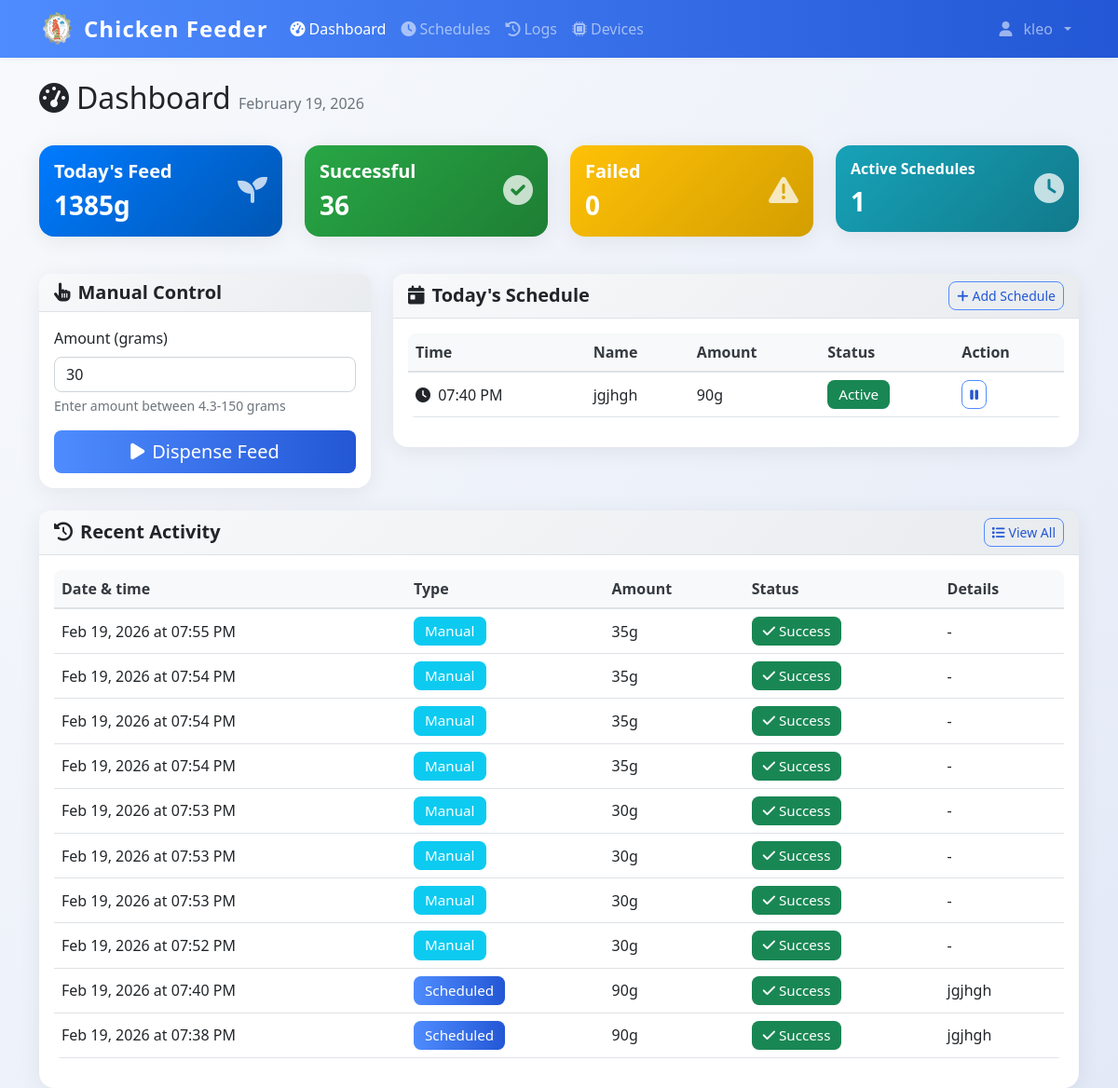
Page /dashboard (signed in) on the committed database.
### models.py (models this page shows)
class User(UserMixin, db.Model):
    id = db.Column(db.Integer, primary_key=True)
    username = db.Column(db.String(80), unique=True, nullable=False)
    email = db.Column(db.String(120), unique=True, nullable=False)
    password_hash = db.Column(db.String(120), nullable=False)
    iot_device_url = db.Column(db.String(255), nullable=True)  # e.g., 'http://192.168.1.100:5000' or 'pi_klei'
    is_admin = db.Column(db.Boolean, default=True)
    created_at = db.Column(db.DateTime, default=datetime.now)

class FeedSchedule(db.Model):
    id = db.Column(db.Integer, primary_key=True)
    name = db.Column(db.String(100), nullable=False)
    feed_time = db.Column(db.Time, nullable=False)
    amount_grams = db.Column(db.Integer, nullable=False)
    is_active = db.Column(db.Boolean, default=True)
    created_by = db.Column(db.Integer, db.ForeignKey('user.id'), nullable=False)
    created_at = db.Column(db.DateTime, default=datetime.now)
    user = db.relationship('User', backref=db.backref('schedules', lazy=True))

class DispenseLog(db.Model):
    id = db.Column(db.Integer, primary_key=True)
    timestamp = db.Column(db.DateTime, default=datetime.now, nullable=False)
    amount_grams = db.Column(db.Integer, nullable=False)
    trigger_type = db.Column(db.String(20), nullable=False)
    schedule_id = db.Column(db.Integer, db.ForeignKey('feed_schedule.id'), nullable=True)
    status = db.Column(db.String(20), default='success')
    error_message = db.Column(db.Text, nullable=True)
    image_path = db.Column(db.String(255), nullable=True)  # Path to captured feed image
    pellet_count = db.Column(db.Integer, nullable=True)  # Number of pellets detected in image
    grams_detected = db.Column(db.Float, nullable=True)  # Estimated grams of pellets in feeder
    grams_dispensed = db.Column(db.Integer, nullable=True)  # Actual amount dispensed by servo
    triggered_by = db.Column(db.Integer, db.ForeignKey('user.id'), nullable=True)
    schedule = db.relationship('FeedSchedule', backref=db.backref('dispense_logs', lazy=True))
    user = db.relationship('User', backref=db.backref('dispense_logs', lazy=True))

### app.py (the view)
@app.route('/dashboard', methods=['GET', 'POST'])
@login_required
def dashboard():
    from utils.model_utils import get_feed_ratio
    today_schedules = FeedSchedule.query.filter_by(created_by=current_user.id, is_active=True).order_by(FeedSchedule.feed_time).all()
    today_start = datetime.now().replace(hour=0, minute=0, second=0, microsecond=0)
    today_logs = DispenseLog.query.filter(
        DispenseLog.timestamp >= today_start,
        DispenseLog.triggered_by == current_user.id
    ).order_by(DispenseLog.timestamp.desc()).all()
    total_today = sum(log.amount_grams for log in today_logs if log.status == 'success')
    feed_config = get_feed_ratio()
    gps = feed_config.get('grams_per_second', 2.0)
    min_grams = max(1, round(0.1 * gps, 1))
    return render_template('dashboard.html',
                         schedules=today_schedules,
                         logs=today_logs,
                         total_today=total_today,
                         min_grams=min_grams)

### templates/dashboard.html (shortened to what this page needs)
{% extends "base.html" %}
{% block content %}
<div class="container mt-4">
    <div class="row mb-4">
    <div class="col">
        <h1 class="h2">
            <i class="fas fa-tachometer-alt me-2"></i>Dashboard
            <span class="text-muted fs-6">{{ datetime.now().strftime('%B %d, %Y') }}</span>
        </h1>
    </div>
</div>
<div class="row mb-4">
    <div class="col-md-3 mb-3">
        <div class="card bg-primary text-white">
            <div class="card-body">
                <div class="d-flex justify-content-between">
                    <div>
                        <h5 class="card-title">Today's Feed</h5>
                        <h3 class="mb-0" id="total-today">{{ total_today }}g</h3>
                    </div>
                    <div class="align-self-center">
                        <i class="fas fa-seedling fa-2x opacity-75"></i>
                    </div>
                </div>
            </div>
        </div>
    </div>
    <div class="col-md-3 mb-3">
        <div class="card bg-success text-white">
            <div class="card-body">
                <div class="d-flex justify-content-between">
                    <div>
                        <h5 class="card-title">Successful</h5>
                        <h3 class="mb-0" id="successful-today">{{ logs|selectattr('status', 'equalto', 'success')|list|length }}</h3>
                    </div>
                    <div class="align-self-center">
                        <i class="fas fa-check-circle fa-2x opacity-75"></i>
                    </div>
                </div>
            </div>
        </div>
    </div>
    <div class="col-md-3 mb-3">
        <div class="card bg-warning text-white">
            <div class="card-body">
                <div class="d-flex justify-content-between">
                    <div>
                        <h5 class="card-title">Failed</h5>
                        <h3 class="mb-0" id="failed-today">{{ logs|selectattr('status', 'equalto', 'failure')|list|length }}</h3>
                    </div>
                    <div class="align-self-center">
                        <i class="fas fa-exclamation-triangle fa-2x opacity-75"></i>
                    </div>
                </div>
            </div>
        </div>
    </div>
    <div class="col-md-3 mb-3">
        <div class="card bg-info text-white">
            <div class="card-body">
                <div class="d-flex justify-content-between">
                    <div>
                        <h5 class="card-title fs-6">Active Schedules</h5>
                        <h3 class="mb-0">{{ schedules|selectattr('is_active')|list|length }}</h3>
                    </div>
                    <div class="align-self-center">
                        <i class="fas fa-clock fa-2x opacity-75"></i>
                    </div>
                </div>
            </div>
        </div>
    </div>
</div>
<div class="row">
    <div class="col-lg-4 mb-4">
        <div class="card">
            <div class="card-header">
                <h5 class="card-title mb-0">
                    <i class="fas fa-hand-pointer me-2"></i>Manual Control
                </h5>
            </div>
            <div class="card-body">
                <form id="manual-dispense-form">
                    <div class="mb-3">
                        <label for="amount" class="form-label">Amount (grams)</label>
                        <input type="number" class="form-control" id="amount" min="{{ min_grams }}" max="150" value="30" step="0.1" required>
                        <div class="form-text">Enter amount between {{ min_grams }}-150 grams</div>
                    </div>
                    <div class="d-grid">
                        <button type="submit" class="btn btn-primary btn-lg" id="dispense-btn">
                            <i class="fas fa-play me-2"></i>Dispense Feed
                        </button>
                    </div>
                </form>
            </div>
        </div>
    </div>
    <div class="col-lg-8 mb-4">
        <div class="card">
            <div class="card-header d-flex justify-content-between align-items-center">
                <h5 class="card-title mb-0">
                    <i class="fas fa-calendar-day me-2"></i>Today's Schedule
                </h5>
                <a href="{{ url_for('schedules') }}" class="btn btn-outline-primary btn-sm">
                    <i class="fas fa-plus me-1"></i>Add Schedule
                </a>
            </div>
            <div class="card-body">
                {% if schedules %}
                <div class="table-responsive">
                    <table class="table table-hover">
                        <thead>
                            <tr>
                                <th>Time</th>
                                <th>Name</th>
                                <th>Amount</th>
                                <th>Status</th>
                                <th>Action</th>
                            </tr>
                        </thead>
                        <tbody>
                            {% for schedule in schedules %}
                            <tr>
                                <td>
                                    <i class="fas fa-clock me-1"></i>
                                    {{ schedule.feed_time.strftime('%I:%M %p') }}
                                </td>
                                <td>{{ schedule.name }}</td>
                                <td>{{ schedule.amount_grams }}g</td>
                                <td>
                                    {% if schedule.is_active %}
                                        <span class="badge bg-success">Active</span>
                                    {% else %}
                                        <span class="badge bg-secondary">Inactive</span>
                                    {% endif %}
                                </td>
                                <td>
                                    <button class="btn btn-sm btn-outline-primary"
                                            onclick="toggleSchedule({{ schedule.id }})">
                                        {% if schedule.is_active %}
                                            <i class="fas fa-pause"></i>
                                        {% else %}
                                            <i class="fas fa-play"></i>
                                        {% endif %}
                                    </button>
                                </td>
                            </tr>
                            {% endfor %}
                        </tbody>
                    </table>
                </div>
                {% endif %}
            </div>
        </div>
    </div>
</div>
<div class="row">
    <div class="col-12">
        <div class="card">
            <div class="card-header d-flex justify-content-between align-items-center">
                <h5 class="card-title mb-0">
                    <i class="fas fa-history me-2"></i>Recent Activity
                </h5>
                <a href="{{ url_for('logs') }}" class="btn btn-outline-primary btn-sm">
                    <i class="fas fa-list me-1"></i>View All
                </a>
            </div>
            <div class="card-body">
                {% if logs %}
                <div class="table-responsive">
                    <table class="table table-hover">
                        <thead>
                            <tr>
                                <th>Date &amp; time</th>
                                <th>Type</th>
                                <th>Amount</th>
                                <th>Status</th>
                                <th>Details</th>
                            </tr>
                        </thead>
                        <tbody>
                            {% for log in logs[:10] %}
                            <tr>
                                <td>
                                    {{ log.timestamp.strftime('%b %d, %Y at %I:%M %p') }}
                                </td>
                                <td>
                                    {% if log.trigger_type == 'manual' %}
                                        <span class="badge bg-info">Manual</span>
                                    {% else %}
                                        <span class="badge bg-primary">Scheduled</span>
                                    {% endif %}
                                </td>
                                <td>{{ log.amount_grams }}g</td>
                                <td>
                                    {% if log.status == 'success' %}
                                        <span class="badge bg-success">
                                            <i class="fas fa-check me-1"></i>Success
                                        </span>
                                    {% else %}
                                        <span class="badge bg-danger">
                                            <i class="fas fa-times me-1"></i>Failed
                                        </span>
                                    {% endif %}
                                </td>
                                <td style="max-width: 300px;">
                                    {% if log.schedule %}
                                        {{ log.schedule.name }}
                                    {% elif log.error_message %}
                                        <small class="text-danger" title="{{ log.error_message }}" style="cursor: help;">
                                            {{ log.error_message[:100] }}{% if log.error_message|length > 100 %}...{% endif %}
                                        </small>
                                    {% else %}
                                        -
                                    {% endif %}
                                </td>
                            </tr>
                            {% endfor %}
                        </tbody>
                    </table>
                </div>
                {% else %}
                <div class="text-center text-muted py-4">
                    <i class="fas fa-history fa-3x mb-3"></i>
                    <p>No activity today</p>
                </div>
                {% endif %}
            </div>
        </div>
    </div>
</div>
</div>
{% endblock %}

### templates/base.html (shortened to what this page needs)
<!DOCTYPE html>
<html lang="en">
<head>
    <link href="https://cdn.jsdelivr.net/npm/bootstrap@5.1.3/dist/css/bootstrap.min.css" rel="stylesheet">
    <link href="https://cdnjs.cloudflare.com/ajax/libs/font-awesome/6.0.0/css/all.min.css" rel="stylesheet">
    <link href="{{ url_for('static', filename='css/style.css') }}" rel="stylesheet">
</head>
<body>
    {% if current_user.is_authenticated %}
    <nav class="navbar navbar-expand-lg navbar-dark bg-primary">
        <div class="container">
            <div class="d-flex align-items-center gap-2">
                <img src="{{ url_for('static', filename='img/chicken-logo.png') }}" alt="Logo" style="width:40px;height:40px;" >
                <a class="navbar-brand" href="{{ url_for('dashboard') }}">
                   Chicken Feeder
                </a>
            </div>
            <div class="collapse navbar-collapse" id="navbarNav">
                <ul class="navbar-nav me-auto">
                    <li class="nav-item">
                        <a class="nav-link {% if request.endpoint == 'dashboard' %}active{% endif %}"
                           href="{{ url_for('dashboard') }}">
                            <i class="fas fa-tachometer-alt me-1"></i>Dashboard
                        </a>
                    </li>
                    <li class="nav-item">
                        <a class="nav-link {% if request.endpoint in ['schedules', 'add_schedule'] %}active{% endif %}"
                           href="{{ url_for('schedules') }}">
                            <i class="fas fa-clock me-1"></i>Schedules
                        </a>
                    </li>
                    <li class="nav-item">
                        <a class="nav-link {% if request.endpoint == 'logs' %}active{% endif %}"
                           href="{{ url_for('logs') }}">
                            <i class="fas fa-history me-1"></i>Logs
                        </a>
                    </li>
                    <li class="nav-item">
                        <a class="nav-link {% if request.endpoint in ['devices', 'add_device'] %}active{% endif %}"
                           href="{{ url_for('devices') }}">
                            <i class="fas fa-microchip me-1"></i>Devices
                        </a>
                    </li>
                </ul>
                <ul class="navbar-nav">
                    <li class="nav-item dropdown">
                        <a class="nav-link dropdown-toggle d-flex align-items-center gap-2" href="#" id="navbarDropdown" role="button"
                           data-bs-toggle="dropdown" aria-expanded="false">
                            <i class="fas fa-user me-1 "></i>{{ current_user.username }}
                        </a>
                    </li>
                </ul>
            </div>
        </div>
    </nav>
    {% endif %}
    <main class="container-fluid align-items-center">
        {% block content %}{% endblock %}
    </main>
</body>
</html>

### rows in the picture
User: username "kleo"
FeedSchedule: feed_time "07:40 PM", name "jgjhgh", amount_grams "90", is_active "Active"
DispenseLog: timestamp "Feb 19, 2026 at 07:55 PM", trigger_type "Manual", amount_grams "35", status "success" (drawn)
DispenseLog: timestamp "Feb 19, 2026 at 07:54 PM", trigger_type "Manual", amount_grams "35", status "success" (drawn)
DispenseLog: timestamp "Feb 19, 2026 at 07:54 PM", trigger_type "Manual", amount_grams "35", status "success" (drawn)
DispenseLog: timestamp "Feb 19, 2026 at 07:54 PM", trigger_type "Manual", amount_grams "35", status "success" (drawn)
DispenseLog: timestamp "Feb 19, 2026 at 07:53 PM", trigger_type "Manual", amount_grams "30", status "success" (drawn)
DispenseLog: timestamp "Feb 19, 2026 at 07:53 PM", trigger_type "Manual", amount_grams "30", status "success" (drawn)
DispenseLog: timestamp "Feb 19, 2026 at 07:53 PM", trigger_type "Manual", amount_grams "30", status "success" (drawn)
DispenseLog: timestamp "Feb 19, 2026 at 07:52 PM", trigger_type "Manual", amount_grams "30", status "success" (drawn)
DispenseLog: timestamp "Feb 19, 2026 at 07:40 PM", trigger_type "Scheduled", amount_grams "90", status "success" (drawn), schedule.name "jgjhgh"
DispenseLog: timestamp "Feb 19, 2026 at 07:38 PM", trigger_type "Scheduled", amount_grams "90", status "success" (drawn), schedule.name "jgjhgh"

### other values in the picture
{{ total_today }} "1385"
{{ logs|selectattr('status', 'equalto', 'success')|list|length }} "36"
{{ logs|selectattr('status', 'equalto', 'failure')|list|length }} "0"
{{ schedules|selectattr('is_active')|list|length }} "1"
{{ min_grams }} "4.3"
